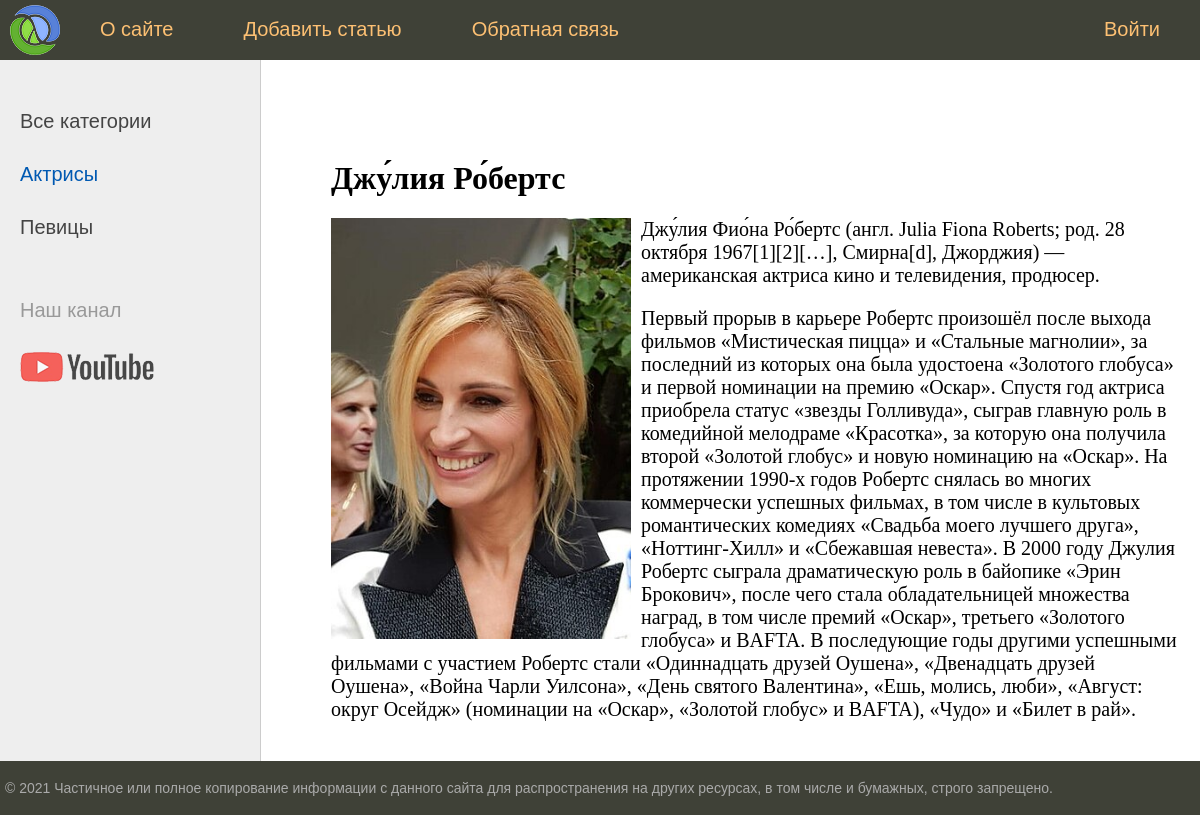
Page /post/dzhuliya-roberts/ on the committed database.
### women/models.py (models this page shows, shortened)
class Category(models.Model):
    name = models.CharField(max_length=100, db_index=True, verbose_name='Категория')
    slug = models.SlugField(max_length=255, unique=True, db_index=True, verbose_name='URL')
    def get_absolute_url(self):
        return reverse('category', kwargs={'cat_slug': self.slug})
    class Meta:
        verbose_name = 'Категория'
        verbose_name_plural = 'Категории'
        ordering = ['id']

class Women(models.Model):
    title = models.CharField(max_length=255, verbose_name='Заголовок')
    slug = models.SlugField(max_length=255, unique=True, db_index=True, verbose_name='URL')
    content = models.TextField(blank=True, verbose_name='Контент')
    photo = models.ImageField(upload_to="photos/%Y/%m/%d/", blank=True, verbose_name='Фото')
    time_create = models.DateTimeField(auto_now_add=True, verbose_name='Время создания')
    time_update = models.DateTimeField(auto_now=True, verbose_name='Время изменения')
    is_published = models.BooleanField(default=True, verbose_name='Публикация')
    cat = models.ForeignKey('Category', on_delete=models.PROTECT, verbose_name='Категория')
    class Meta:
        verbose_name = 'Известные женщины'
        verbose_name_plural = 'Известные женщины'
        ordering = ['-time_create', 'title']

### women/views.py (the view)
# urls.py: path('post/<slug:post_slug>/', show_post, name='post'),
def show_post(request, post_slug):
    post = get_object_or_404(Women, slug=post_slug)
    context = {
        'post': post,
        'menu': menu,
        'title': post.title,
        'cat_selected': post.cat_id,
    }
    return render(request, 'women/post.html', context=context)

### women/templatetags/women_tags.py (called while the page is built)
@register.simple_tag(name='getcats')
def get_categories(filter=None):
    if not filter:
        return Category.objects.all()
    else:
        return Category.objects.filter(pk=filter)

@register.inclusion_tag('women/list_categories.html')
def show_categories(sort=None, cat_selected=0):
    if not sort:
        cats = Category.objects.all()
    else:
        cats = Category.objects.order_by(sort)
    return {'cats': cats, 'cat_selected': cat_selected}

### women/templates/women/post.html
{% extends 'women/base.html' %}
{% block content %}
<h1>{{ post.title }}</h1>
{% if post.photo %}
<p><img class="img-article-left" src="{{ post.photo.url }}"></p>
{% endif %}
{{ post.content|linebreaks }}
{% endblock %}

### women/templates/women/base.html (shortened to what this page needs)
{% load static %}
{% load women_tags %}
<!DOCTYPE html>
<html>
<head>
	<link type="text/css" href="{% static 'women/css/styles.css' %}" rel="stylesheet" />
</head>
<body>
<table class="table-page" border=0 cellpadding="0" cellspacing="0">
<tr><td valign=top>
{% block mainmenu %}
		<div class="header">
			<ul id="mainmenu" class="mainmenu">
			<li class="logo"><a href="{% url 'home' %}"><div class="logo"></div></a></li>
{% for m in menu %}
	{% if not forloop.last %}
			<li><a href="{% url m.url_name %}">{{m.title}}</a></li>
	{% else %}
			<li class="last"><a href="{% url m.url_name %}">{{m.title}}</a></li>
	{% endif %}
{% endfor %}
			</ul>
		</div>
{% endblock mainmenu %}
<table class="table-content" border=0 cellpadding="0" cellspacing="0">
<tr>
	<td valign="top" class="left-chapters">
		{% getcats as categories %}
	<ul id="leftchapters">
{% if cat_selected == 0 %}
		<li class="selected">Все категории</li>
{% else %}
		<li><a href="{% url 'home' %}">Все категории</a></li>
{% endif %}
{% show_categories cat_selected=cat_selected %}
		<li class="share">
		<p>Наш канал</p>
		<a class="share-yt" href="https://www.youtube.com/channel/UClJzWfGWuGJL2t-3dYKcHTA/playlists" target="_blank" rel="nofollow"></a>
		</li>
	</ul>
</td>
<td valign="top" class="content">
	<div class="content-text">
{% block content %}
{% endblock %}
	</div>
</td></tr></table>
</td></tr>
<tr><td valign=top>
	<div id="footer">
		<p>&copy; 2021 Частичное или полное копирование информации с данного сайта для распространения на других ресурсах, в том числе и бумажных, строго запрещено.</p>
	</div>
</td></tr></table>
</body>
</html>

### women/templates/women/list_categories.html
{% for c in cats %}
		{% if c.pk == cat_selected %}
		<li class="selected">{{ c.name }}</li>
		{% else %}
		<li><a href="{{ c.get_absolute_url }}">{{ c.name }}</a></li>
		{% endif %}
{% endfor %}

### women/static/women/css/styles.css (style rules this page uses)
html, body { font-family: 'Arial'; margin: 0; padding: 0; height: 100%; width: 100%; color: #444; }
a { color: #0059b2; text-decoration: none; }
img { max-width: 600px; height: auto; }
img.img-article-left { max-width: 300px; height: auto; float: left; padding: 0 10px 10px 0; }
.table-page { width: 100%; height: 100%; vertical-align: top; }
.table-page tr { height: 100%; }
.header { background: #3F4137; height: 60px; }
.logo { background: url('../images/logo.png') no-repeat 10px 5px; width: 70px; height: 60px; }
ul.mainmenu { list-style: none; margin: 0; padding: 0; height: 60px; color: #fdc073; font-size: 20px; overflow: hidden; }
ul.mainmenu li { float: left; margin: 18px 40px 0 30px; }
ul.mainmenu li.logo { margin: 0; }
ul.mainmenu li.last { float: right; }
ul.mainmenu li a { color: #fdc073; text-decoration: none; }
.table-content { width: 100%; min-height: 100%; height: 100%; }
.left-chapters { margin: 0; background: #eee; border-right: 1px solid #ccc; min-height: 100%; }
.left-chapters ul { width: 230px; min-height: 100%; margin: 0; padding: 20px 10px 10px 20px; list-style: none; font-size: 20px; }
.left-chapters ul li { margin: 30px 0 0 0; color: #999; }
.left-chapters ul li.selected { color: #0059b2; }
.left-chapters ul li a { color: #444; text-decoration: none; }
.left-chapters ul li.share { margin: 60px 0 0 0; }
.left-chapters ul li.share p { margin: 30px 0 30px 0; }
.left-chapters ul li.share a { display: inline-block; width: 40px; height: 40px; margin: 0 20px 0 0; }
.left-chapters ul li.share a.share-yt { width: 100%; height: 30px; background: url('../images/share_yt.png') no-repeat 0 0 }
.content { padding: 40px 20px 20px 40px; width: 100%; box-sizing: border-box; }
.content-text { margin: 60px 0 0 30px; color: #000; font-size: 20px; font-family: Yandex Sans Display Light; }
.content-text h1 { font-size: 32px; }
#footer { box-sizing: border-box; background: #3F4137; padding: 5px; color: #aaa; font-size: 14px; font-family: Verdana, Geneva, Arial, Helvetica; text-align: left; overflow: hidden; }

### rows in the picture
Category: name "Актрисы"
Category: name "Певицы"
Women: title "Джу́лия Ро́бертс", photo (picture), content "Джу́лия Фио́на Ро́бертс (англ. Julia Fiona Roberts; род. 28 октября 1967[1][2][…], Смирна[d], Джорджия) — американская актриса кино и телевидения, продюсер. Первый прорыв в карьере Робертс произошёл после выхода фильмов «Мистическая пицца» и «Стальные магнолии», за последний из которых она была удостоена «Золотого глобуса» и первой номинации на премию «Оскар». Спустя год актриса приобрела статус «звезды Голливуда», сыграв главную роль в комедийной мелодраме «Красотка», за которую она получила второй «Золотой глобус» и новую номинацию на «Оскар». На протяжении 1990-х годов Робертс снялась во многих коммерчески успешных фильмах, в том числе в культовых романтических комедиях «Свадьба моего…"

### other values in the picture
{{ m.title }} "О сайте" "Добавить статью" "Обратная связь"
{{ m.title }} "Войти"
